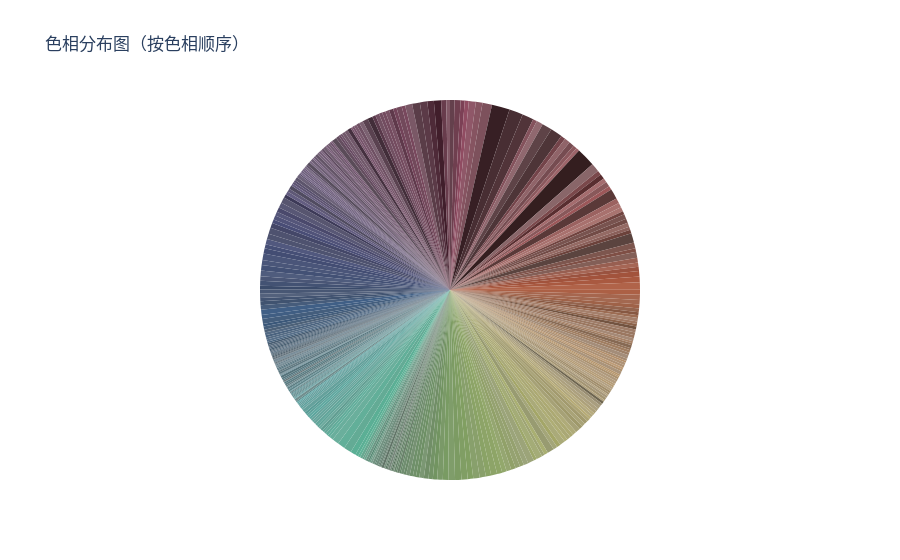

The code cell stored with this chart in its notebook:
### Code cell
import plotly.graph_objects as go

# Sort the DataFrame by 'H' column
df_merged_sorted = df_merged.sort_values('H')

colors = ['rgb({},{},{})'.format(r, g, b) for r, g, b in zip(df_merged_sorted['R'], df_merged_sorted['G'], df_merged_sorted['B'])]


fig = go.Figure(data=go.Pie(labels=df_merged_sorted['H'], values=df_merged_sorted['v'], marker=dict(colors=colors), textinfo='none', direction='clockwise', sort=False))
fig.update_layout(title='色相分布图（按色相顺序）', showlegend=False)
fig.show()

### Figure 1 — Plotly figure (JSON) as saved in the notebook; plotly's stock layout.template omitted (floating-point values rounded to 4 significant figures; data arrays with more than 128 entries replaced by an {"elided": "..."} marker saying what was removed)
{"data": [{"direction": "clockwise", "labels": {"elided": "361 int values"}, "marker": {"colors": {"elided": "361 str values"}}, "sort": false, "textinfo": "none", "type": "pie", "values": {"elided": "361 int values"}}], "layout": {"showlegend": false, "title": {"text": "色相分布图（按色相顺序）"}}}
